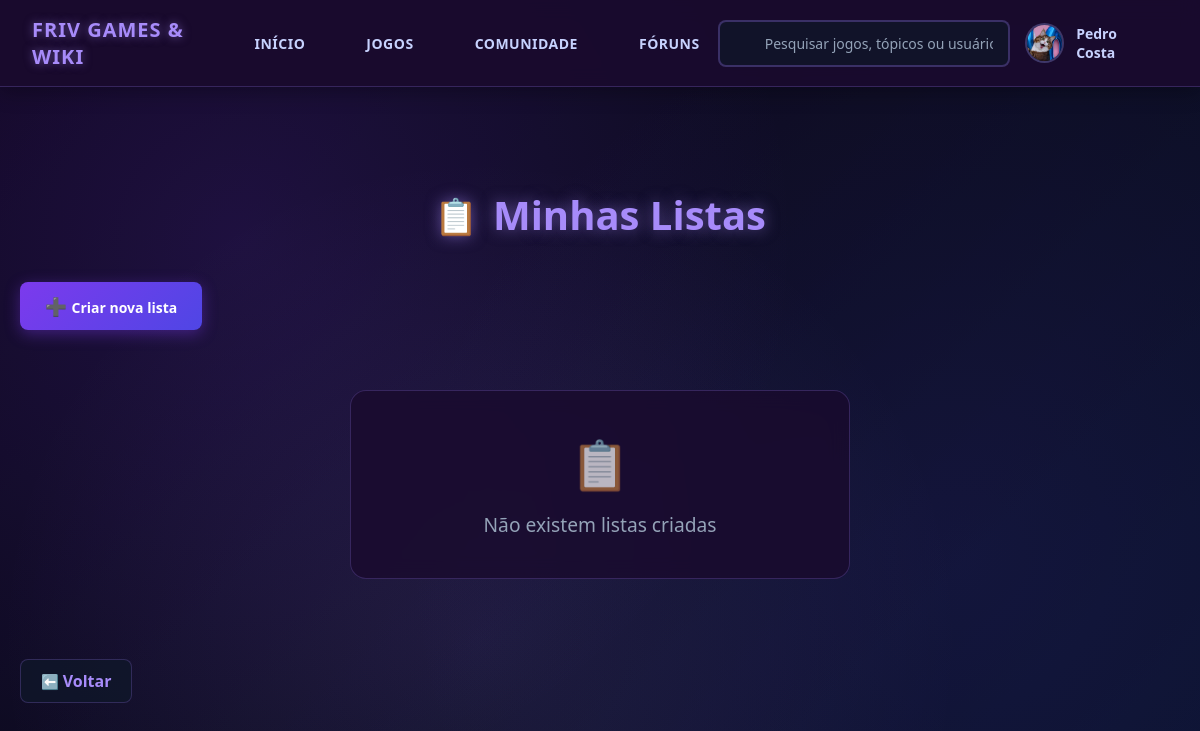
The app's page /listas.php (signed in), older data.
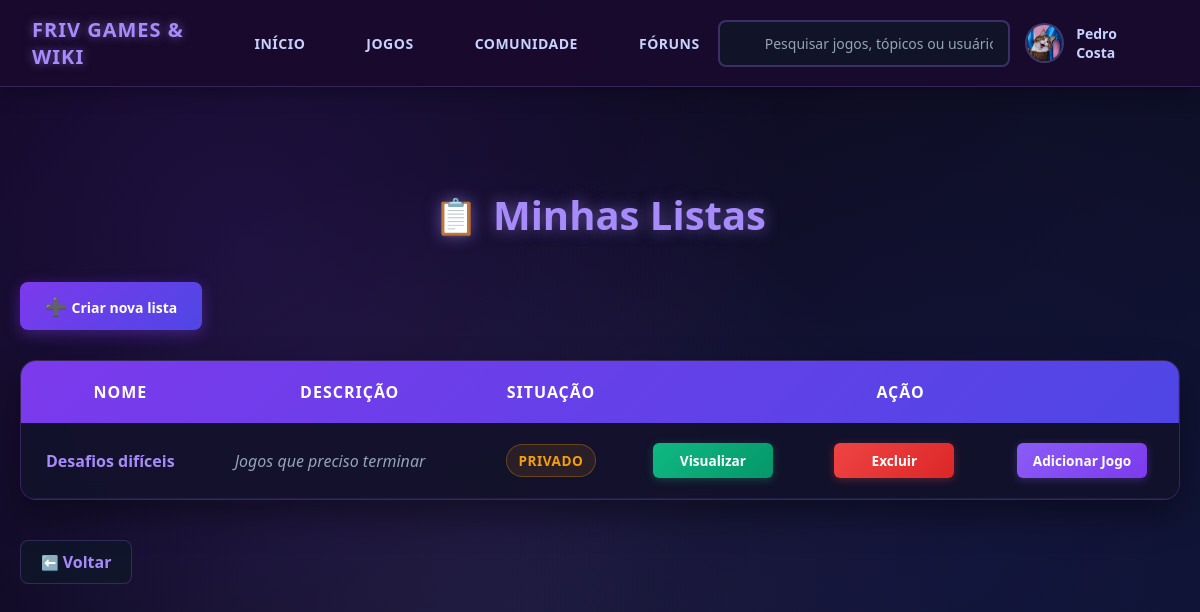
The same page, newer data.
### tables this page shows
CREATE TABLE IF NOT EXISTS `lista` (
  `idlista` INT NOT NULL AUTO_INCREMENT,
  `nome` VARCHAR(45) NOT NULL,
  `descricao` TEXT NULL,
  `situacao` INT NOT NULL,
  `usuario_idusuario1` INT NOT NULL,
  PRIMARY KEY (`idlista`),
  INDEX `fk_lista_usuario1_idx` (`usuario_idusuario1` ASC) VISIBLE,
  UNIQUE INDEX `idlista_UNIQUE` (`idlista` ASC) VISIBLE,
  CONSTRAINT `fk_lista_usuario1`
    FOREIGN KEY (`usuario_idusuario1`)
    REFERENCES `usuario` (`idusuario`)
    ON DELETE CASCADE
    ON UPDATE NO ACTION);

### controle/funcoes.php (called while the page is built, shortened)
<?php
function listarListaUsu($conexao, $idusuario)
{
    $sql = "SELECT * FROM lista WHERE usuario_idusuario1=?";
    $comando = mysqli_prepare($conexao, $sql);
    mysqli_stmt_bind_param($comando, 'i', $idusuario);
    mysqli_stmt_execute($comando);
    $resultado = mysqli_stmt_get_result($comando);
    $lista_lista = [];
    while ($lista = mysqli_fetch_assoc($resultado)) {
        $lista_lista[] = $lista;
    }
    return $lista_lista;
}
?>

### public/listas.php (the view, shortened to what this page needs)
<?php
require_once "../controle/conexao.php";
require_once "../controle/funcoes.php";
$id_usuario = $_SESSION['idusuario'];
?>
<!DOCTYPE html>
<html lang="en">
<head>
    <link rel="stylesheet" href="./estilo/cabeçalho.css">
    <link rel="stylesheet" href="./estilo/estilo_listas.css">
</head>
<?php include 'cabeçalho.php'; ?>
<body>
    <div class="page-container">
        <h1 class="page-title">Minhas Listas</h1>
        <div class="create-list-container">
            <a href="formLista.php" class="create-list-btn">Criar nova lista</a>
        </div>
        <?php
        $lista_lista = listarListaUsu($conexao,$id_usuario);
        if (count($lista_lista) == 0) {
            echo "<div class='empty-state'>Não existem listas criadas</div>";
        } else {
        ?>
            <div class="table-container">
                <table class="lists-table">
                    <thead>
                        <tr>
                            <th>NOME</th>
                            <th>DESCRIÇÃO</th>
                            <th>SITUAÇÃO</th>
                            <th colspan="3">AÇÃO</th>
                        </tr>
                    </thead>
                    <tbody>
                    <?php
                    foreach ($lista_lista as $lista) {
                        $idlista = $lista['idlista'];
                        $nome = $lista['nome'];
                        $descricao = $lista['descricao'];
                        $situacao = $lista['situacao'];
                        $sitnome = $situacao == 0 ? 'Privado' : 'Público';
                        $sitclass = $situacao == 0 ? 'situation-private' : 'situation-public';
                        echo "<tr>";
                        echo "<td>$nome</td>";
                        echo "<td>$descricao</td>";
                        echo "<td><span class='situation-badge $sitclass'>$sitnome</span></td>";
                        echo "<td><a href='jogosdalista.php?id=$idlista' class='action-link action-view'>Visualizar</a></td>";
                        echo "<td><a href='../controle/deletarLista.php?idlista=$idlista' class='action-link action-delete'>Excluir</a></td>";
                        echo "<td><a href='formJogoLista.php?id=$idlista' class='action-link action-add'>Adicionar Jogo</a></td>";
                        echo "</tr>";
                    }
                    ?>
                    </tbody>
                </table>
            </div>
        <?php } ?>
        <a href='configuracoes.php' class='back-button'>Voltar</a>
    </div>
</body>
</html>

Row changes from the older to the newer data that the page shows:
now on this page (row edited): lista: nome "Desafios difíceis", descricao "Jogos que preciso terminar", situacao "PRIVADO"
Text that changed along with them:
text no longer shown: "Não existem listas criadas"
text now shown: "NOME DESCRIÇÃO SITUAÇÃO AÇÃO"
